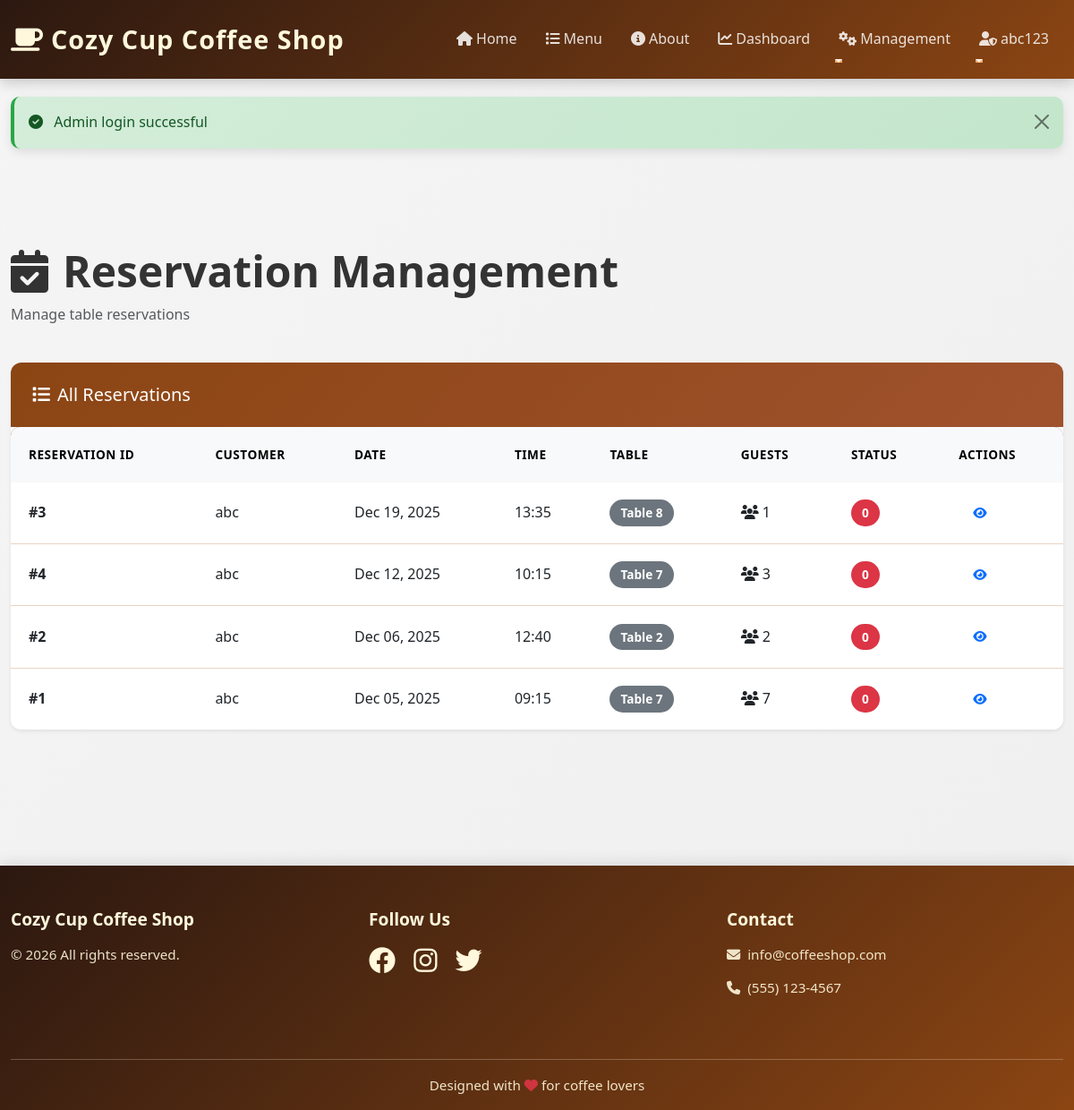
The app's page /public/index.php?page=reservation-management (signed in) with its own data.
### tables this page shows
CREATE TABLE `reservations` (
  `id` int NOT NULL AUTO_INCREMENT,
  `customer_id` int NOT NULL,
  `table_id` int NOT NULL,
  `reservation_date` date NOT NULL,
  `reservation_time` time NOT NULL,
  `number_of_guests` int NOT NULL,
  `status` varchar(50) DEFAULT 'Pending',
  `created_at` timestamp NULL DEFAULT CURRENT_TIMESTAMP,
  `updated_at` timestamp NULL DEFAULT CURRENT_TIMESTAMP ON UPDATE CURRENT_TIMESTAMP,
  PRIMARY KEY (`id`)
);

CREATE TABLE `customers` (
  `id` int NOT NULL AUTO_INCREMENT,
  `email` varchar(191) NOT NULL,
  `password_hash` varchar(255) NOT NULL,
  `full_name` varchar(255) NOT NULL,
  `phone` varchar(20) NOT NULL,
  `created_at` timestamp NULL DEFAULT CURRENT_TIMESTAMP,
  `updated_at` timestamp NULL DEFAULT CURRENT_TIMESTAMP ON UPDATE CURRENT_TIMESTAMP,
  PRIMARY KEY (`id`),
  UNIQUE KEY `email` (`email`)
);

CREATE TABLE `tables` (
  `id` int NOT NULL AUTO_INCREMENT,
  `table_number` int NOT NULL,
  `capacity` int NOT NULL,
  `is_available` tinyint(1) DEFAULT 1,
  `created_at` timestamp NULL DEFAULT CURRENT_TIMESTAMP,
  PRIMARY KEY (`id`),
  UNIQUE KEY `table_number` (`table_number`)
);

### app/controllers/BaseController.php (called while the page is built, shortened)
<?php
class BaseController {
    public function __construct() {
        require_once __DIR__ . '/../models/Database.php';
    }
    protected function render($view, $data = []) {
        extract($data);
        require __DIR__ . '/../views/' . $view . '.php';
    }
}
?>

### app/controllers/AdminReservationController.php (called while the page is built, shortened)
<?php
require_once __DIR__ . '/BaseController.php';
require_once __DIR__ . '/../models/Reservation.php';
class AdminReservationController extends BaseController {
    public function showReservationManagement() {
        $reservation = new Reservation();
        $reservations = $reservation->getAll();
        $this->render('admin/reservation-management', [
            'reservations' => $reservations
        ]);
    }
}
?>

### app/models/Reservation.php (called while the page is built, shortened)
<?php
require_once __DIR__ . '/Database.php';
class Reservation {
    private $db;
    public function __construct() {
        $this->db = new Database();
    }
    public function getAll() {
        $result = $this->db->query("SELECT r.*, c.full_name, c.email, c.phone, t.table_number FROM reservations r JOIN customers c ON r.customer_id = c.id JOIN tables t ON r.table_id = t.id ORDER BY r.reservation_date DESC");
        return $result->fetch_all(MYSQLI_ASSOC);
    }
}
?>

### app/models/Database.php (called while the page is built, shortened)
<?php
class Database {
    private $conn;
    public function __construct() {
        global $conn;
        $this->conn = $conn;
    }
    public function query($sql) {
        return $this->conn->query($sql);
    }
}
?>

### helpers/SecurityHelper.php (called while the page is built, shortened)
<?php
class SecurityHelper {
    public static function escapeOutput($output) {
        return htmlspecialchars($output, ENT_QUOTES, 'UTF-8');
    }
}
?>

### app/views/admin/reservation-management.php (the view, shortened to what this page needs)
<?php include __DIR__ . '/../layouts/header.php'; ?>
<div class="container-fluid py-5">
    <div class="row mb-4">
        <div class="col-12">
            <h1 class="display-5 fw-bold mb-2">
                <i class="fas fa-calendar-check me-3"></i>Reservation Management
            </h1>
            <p class="text-muted">Manage table reservations</p>
        </div>
    </div>
    <div class="row">
        <div class="col-12">
            <div class="card border-0 shadow-sm">
                <div class="card-header bg-primary text-white">
                    <h5 class="mb-0"><i class="fas fa-list me-2"></i>All Reservations</h5>
                </div>
                <div class="card-body p-0">
                    <div class="table-responsive">
                        <table class="table table-hover mb-0">
                            <thead class="table-light">
                                <tr>
                                    <th>Reservation ID</th>
                                    <th>Customer</th>
                                    <th>Date</th>
                                    <th>Time</th>
                                    <th>Table</th>
                                    <th>Guests</th>
                                    <th>Status</th>
                                    <th>Actions</th>
                                </tr>
                            </thead>
                            <tbody>
                                <?php if (empty($reservations)): ?>
                                    <tr>
                                        <td colspan="8" class="text-center py-4">
                                            <i class="fas fa-inbox fa-2x text-muted mb-2"></i>
                                            <p class="text-muted">No reservations found</p>
                                        </td>
                                    </tr>
                                <?php else: ?>
                                    <?php foreach ($reservations as $reservation): ?>
                                        <tr>
                                            <td><strong>#<?php echo $reservation['id']; ?></strong></td>
                                            <td><?php echo SecurityHelper::escapeOutput($reservation['full_name']); ?></td>
                                            <td><?php echo date('M d, Y', strtotime($reservation['reservation_date'])); ?></td>
                                            <td><?php echo date('H:i', strtotime($reservation['reservation_time'])); ?></td>
                                            <td>
                                                <span class="badge bg-secondary">
                                                    Table <?php echo $reservation['table_number']; ?>
                                                </span>
                                            </td>
                                            <td>
                                                <i class="fas fa-users me-1"></i><?php echo $reservation['number_of_guests']; ?>
                                            </td>
                                            <td>
                                                <span class="badge bg-<?php echo $reservation['status'] === 'Accepted' ? 'success' : ($reservation['status'] === 'Pending' ? 'warning' : 'danger'); ?>">
                                                    <?php echo SecurityHelper::escapeOutput($reservation['status']); ?>
                                                </span>
                                            </td>
                                            <td>
                                                <a href="<?php echo SITE_URL; ?>/public/index.php?page=admin-reservation-details&id=<?php echo $reservation['id']; ?>" class="btn btn-sm btn-outline-primary">
                                                    <i class="fas fa-eye"></i>
                                                </a>
                                            </td>
                                        </tr>
                                    <?php endforeach; ?>
                                <?php endif; ?>
                            </tbody>
                        </table>
                    </div>
                </div>
            </div>
        </div>
    </div>
</div>
<?php include __DIR__ . '/../layouts/footer.php'; ?>

### public/css/modern.css (style rules this page uses)
:root { --primary-color: #8B4513; --primary-dark: #6B3410; --primary-light: #A0522D; --secondary-color: #D2691E; --accent-color: #F4A460; --light-color: #FFF8DC; --dark-color: #2C1810; --text-color: #333; --border-color: #E8D4C4; --success-color: #28a745; --danger-color: #dc3545; --warning-color: #ffc107; --info-color: #17a2b8; }
* { margin: 0; padding: 0; box-sizing: border-box; }
html, body { height: 100%; }
body { font-family: 'Segoe UI', Tahoma, Geneva, Verdana, sans-serif; background: linear-gradient(135deg, #f5f5f5 0%, #efefef 100%); color: var(--text-color); line-height: 1.6; }
.card { border: none; border-radius: 12px; box-shadow: 0 4px 15px rgba(0, 0, 0, 0.08); transition: all 0.3s ease; overflow: hidden; }
.card-header { background: linear-gradient(135deg, var(--primary-color) 0%, var(--primary-light) 100%); color: white; border: none; padding: 1.5rem; font-weight: 600; }
.card-body { padding: 2rem; }
.btn { border-radius: 8px; font-weight: 600; padding: 0.75rem 1.5rem; transition: all 0.3s ease; border: none; text-transform: uppercase; letter-spacing: 0.5px; font-size: 0.95rem; }
.btn-sm { padding: 0.5rem 1rem; font-size: 0.85rem; }
.table { border-collapse: collapse; background: white; border-radius: 10px; overflow: hidden; box-shadow: 0 4px 12px rgba(0, 0, 0, 0.08); }
.table thead { background: linear-gradient(135deg, var(--primary-color) 0%, var(--primary-light) 100%); color: white; }
.table thead th { border: none; padding: 1.25rem; font-weight: 600; text-transform: uppercase; font-size: 0.85rem; letter-spacing: 0.5px; }
.table tbody td { padding: 1rem 1.25rem; border-bottom: 1px solid var(--border-color); vertical-align: middle; }
.table tbody tr:last-child td { border-bottom: none; }
.bg-primary { background: linear-gradient(135deg, var(--primary-color) 0%, var(--primary-light) 100%) !important; }
html { scroll-behavior: smooth; }
body { animation: pageLoad 0.3s ease; }
.badge { padding: 0.5rem 0.75rem; font-weight: 600; border-radius: 20px; font-size: 0.85rem; }

### records on screen
reservations: id "3", customer.full_name "abc", reservation_date "Dec 19, 2025", reservation_time "13:35", table.table_number "8", number_of_guests "1", status "0"
reservations: id "4", customer.full_name "abc", reservation_date "Dec 12, 2025", reservation_time "10:15", table.table_number "7", number_of_guests "3", status "0"
reservations: id "2", customer.full_name "abc", reservation_date "Dec 06, 2025", reservation_time "12:40", table.table_number "2", number_of_guests "2", status "0"
reservations: id "1", customer.full_name "abc", reservation_date "Dec 05, 2025", reservation_time "09:15", table.table_number "7", number_of_guests "7", status "0"

### other values on screen
SITE_NAME "Cozy Cup Coffee Shop"
SecurityHelper::escapeOutput(SessionHelper::getUserName()) "abc123"
SecurityHelper::escapeOutput($flash['message']) "Admin login successful"
